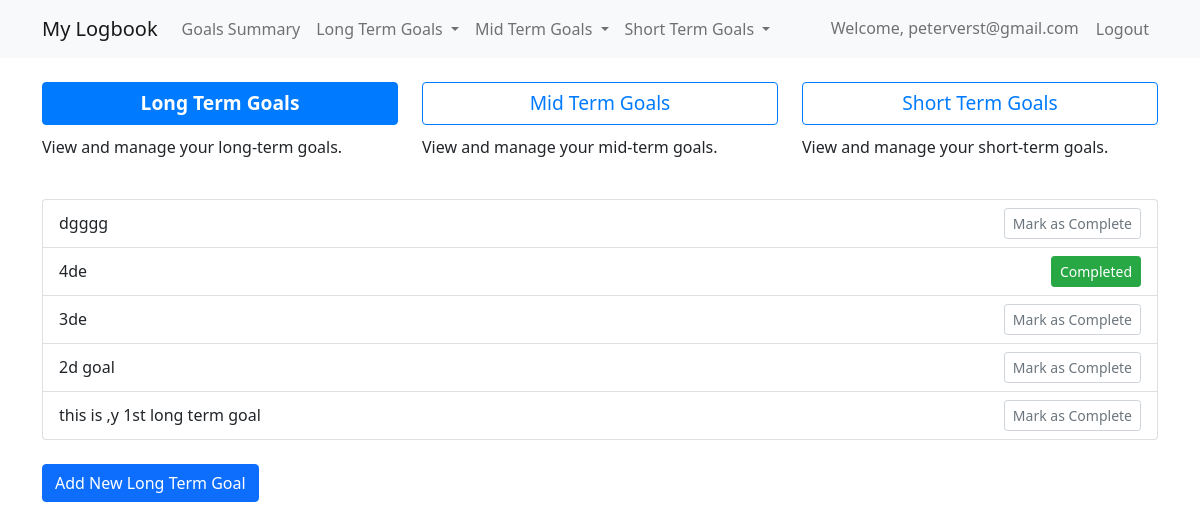
The page /goals/long/ (signed in) on the database its author committed.
### logbook/models.py (models this page shows, shortened)
class Goal(models.Model):
    TERM_CHOICES = [
        ('short', 'Short Term'),
        ('mid', 'Mid Term'),
        ('long', 'Long Term'),
    ]
    user = models.ForeignKey(User, on_delete=models.CASCADE, related_name='goals')
    term = models.CharField(max_length=5, choices=TERM_CHOICES)
    description = models.TextField()
    completed = models.BooleanField(default=False)
    created_at = models.DateTimeField(auto_now_add=True)
    updated_at = models.DateTimeField(auto_now=True)
    class Meta:
        ordering = ['term', '-created_at']

### logbook/views.py (the view, shortened to what this page needs)
# urls.py: path('goals/<str:term>/', GoalListView.as_view(), name='goal_list'),
class GoalListView(LoginRequiredMixin, ListView):
    model = Goal
    template_name = 'logbook/goal_list.html'
    context_object_name = 'goals'
    def get_queryset(self):
        return Goal.objects.filter(user=self.request.user, term=self.kwargs['term'])
    def get_context_data(self, **kwargs):
        context = super().get_context_data(**kwargs)
        context['term'] = self.kwargs['term']
        context['active_term'] = self.kwargs['term']
        if self.kwargs['term'] == 'short':
            context['logbook_form'] = LogbookCreateView.as_view()(self.request).context_data['form']
            context['logbook_entries'] = LogbookEntry.objects.filter(user=self.request.user).order_by('-date')[:5]
        return context

### logbook/templates/logbook/goal_list.html (shortened to what this page needs)
{% extends 'logbook/base.html' %}
{% block content %}
<ul class="list-group">
    {% for goal in goals %}
        <li class="list-group-item d-flex justify-content-between align-items-center">
            {{ goal.description }}
            <form method="post" action="{% url 'toggle_goal_completion' goal.id %}">
                <button type="submit" class="btn btn-sm {% if goal.completed %}btn-success{% else %}btn-outline-secondary{% endif %}">
                    {% if goal.completed %}Completed{% else %}Mark as Complete{% endif %}
                </button>
            </form>
        </li>
    {% empty %}
        <li class="list-group-item">No {{ term }} term goals yet.</li>
    {% endfor %}
</ul>
<a href="{% url 'goal_create' term=term %}" class="btn btn-primary mt-4">Add New {{ term|title }} Term Goal</a>
{% endblock %}

### logbook/templates/logbook/base.html (shortened to what this page needs)
{% load static %}
<!DOCTYPE html>
<html lang="en">
<head>
    <link href="https://cdn.jsdelivr.net/npm/bootstrap@5.1.3/dist/css/bootstrap.min.css" rel="stylesheet">
    <link rel="stylesheet" href="{% static 'css/styles.css' %}">
</head>
<body>
    <nav class="navbar navbar-expand-lg navbar-light bg-light">
        <div class="container">
            <a class="navbar-brand" href="{% url 'logbook_summary' %}">My Logbook</a>
            <div class="collapse navbar-collapse" id="navbarNav">
                <ul class="navbar-nav me-auto">
                    {% if user.is_authenticated %}
                    <li class="nav-item">
                        <a class="nav-link" href="{% url 'logbook_summary' %}">Goals Summary</a>
                    </li>
                    <li class="nav-item dropdown">
                        <a class="nav-link dropdown-toggle" href="#" id="navbarDropdown" role="button" data-bs-toggle="dropdown" aria-expanded="false">
                            Long Term Goals
                        </a>
                    </li>
                    <li class="nav-item dropdown">
                        <a class="nav-link dropdown-toggle" href="#" id="navbarDropdown" role="button" data-bs-toggle="dropdown" aria-expanded="false">
                            Mid Term Goals
                        </a>
                    </li>
                    <li class="nav-item dropdown">
                        <a class="nav-link dropdown-toggle" href="#" id="navbarDropdown" role="button" data-bs-toggle="dropdown" aria-expanded="false">
                            Short Term Goals
                        </a>
                    </li>
                    {% endif %}
                </ul>
                <ul class="navbar-nav">
                    {% if user.is_authenticated %}
                    <li class="nav-item">
                        <span class="nav-link">Welcome, {{ user.username }}</span>
                    </li>
                    <li class="nav-item">
                        <form method="post" action="{% url 'logout' %}">
                            <button type="submit" class="btn btn-link nav-link">Logout</button>
                        </form>
                    </li>
                    {% endif %}
                </ul>
            </div>
        </div>
    </nav>
    <div class="container mt-4">
        <div class="row">
            <div class="col-md-4">
                <a href="{% url 'goal_list' term='long' %}" class="btn btn-outline-primary big-link goal-button {% if active_term == 'long' %}active-goal{% endif %}">Long Term Goals</a>
                <p>View and manage your long-term goals.</p>
            </div>
            <div class="col-md-4">
                <a href="{% url 'goal_list' term='mid' %}" class="btn btn-outline-primary big-link goal-button {% if active_term == 'mid' %}active-goal{% endif %}">Mid Term Goals</a>
                <p>View and manage your mid-term goals.</p>
            </div>
            <div class="col-md-4">
                <a href="{% url 'goal_list' term='short' %}" class="btn btn-outline-primary big-link goal-button {% if active_term == 'short' %}active-goal{% endif %}">Short Term Goals</a>
                <p>View and manage your short-term goals.</p>
            </div>
        </div>
    </div>
    <div class="container mt-4">
        {% block content %}
        {% endblock %}
    </div>
</body>
</html>

### static/css/styles.css (style rules this page uses)
.big-link { font-size: 1.2rem; width: 100%; margin-bottom: 10px; transition: all 0.3s ease; }
.goal-button { color: #007bff; background-color: #fff; border-color: #007bff; }
.active-goal { color: #fff !important; background-color: #007bff !important; border-color: #007bff !important; }
.btn-outline-secondary { border-color: #ced4da; color: #6c757d; }
.btn-success { background-color: #28a745; border-color: #28a745; }

### logbook/templates/logbook/base.html (style rules this page uses)
.active-goal { color: blue; font-weight: bold; }

### rows shown on the page
Goal: description "dgggg", completed "Mark as Complete"
Goal: description "4de", completed "Completed"
Goal: description "3de", completed "Mark as Complete"
Goal: description "2d goal", completed "Mark as Complete"
Goal: description "this is ,y 1st long term goal", completed "Mark as Complete"

### other values the page prints
{{ user.username }} "peterverst@gmail.com"
{{ term|title }} "Long"
